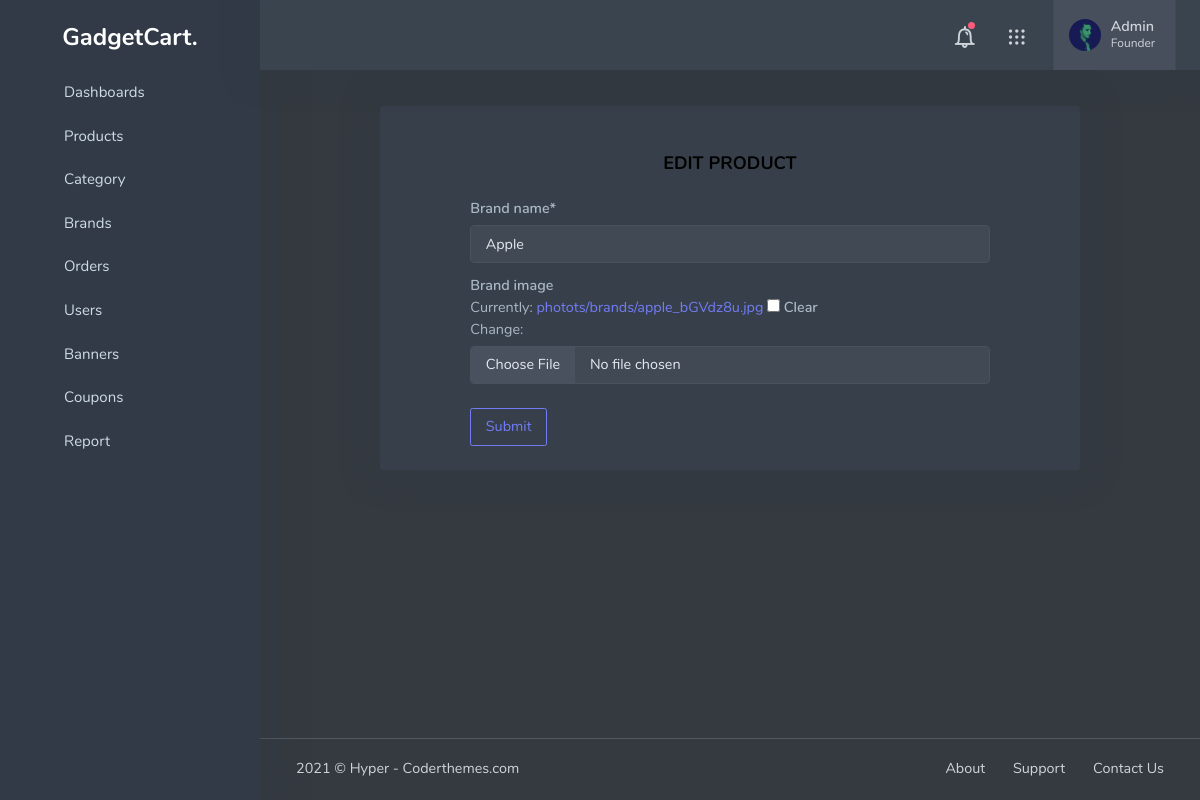
/adminpanel/brandedit/1/, run on an earlier commit of the app's database.
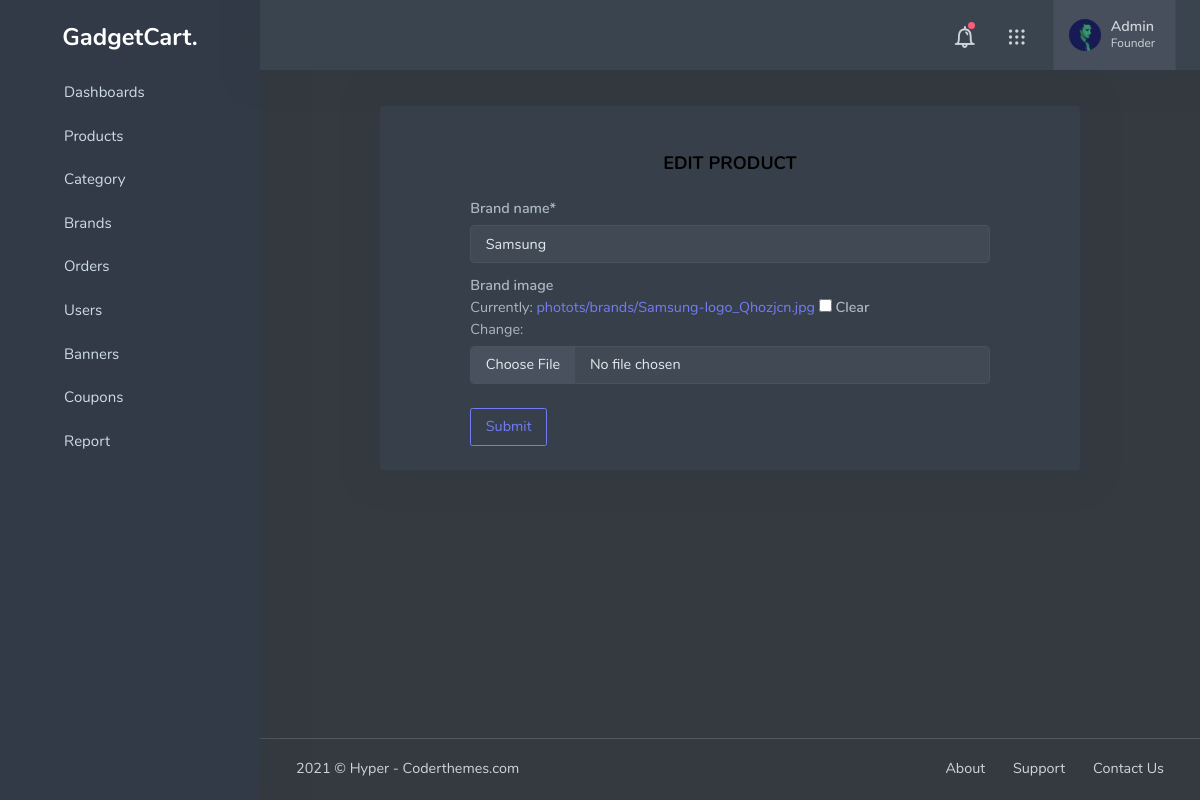
And on a later commit of the database.
### brand/models.py (models this page shows, shortened)
class Brand(models.Model):
    brand_name = models.CharField(max_length = 50, unique = True)
    slug = models.SlugField(max_length = 100, unique = True)
    description = models.TextField(max_length = 255, blank = True)
    brand_image = models.ImageField(upload_to = 'photots/brands', blank = True)

### adminpanel/views.py (the view)
# urls.py: path('brandedit/<int:brand_id>/', views.brandedit, name='brandedit'),
def brandedit(request, brand_id):
    product = Brand.objects.get(pk=brand_id)
    form = BrandForm(instance=product)
    if request.method == 'POST':
        form = BrandForm(request.POST, request.FILES, instance=product)
        if form.is_valid():
            form.save()
            messages.success(request, 'Successfully product updated')
            return redirect('brandlist')
    context = {
        'form': form
    }
    return render(request, 'adminpanel/productedit.html', context)

### brand/forms.py
class BrandForm(ModelForm):
    class Meta:
        model = Brand
        fields = ['brand_name', 'brand_image' ]
    def __init__(self , *args , **kwargs):
        super(BrandForm, self).__init__(*args , **kwargs)
        self.fields['brand_name'].widget.attrs['placeholder'] = 'Enter Brand Name'
        for field in self.fields:
            self.fields[field].widget.attrs['class'] = 'form-control mt-1 mb-2'

### category/context_processors.py (called while the page is built)
def menu_links(request):
    links = Category.objects.all()
    return dict(links=links)

### templates/adminpanel/productedit.html (shortened to what this page needs)
{% extends 'adminpanel/base.html' %}
{% load crispy_forms_tags %}
{% load crispy_forms_filters %}
{% load static %}
{% block content %}
<div class="card mx-auto mt-4" style="max-width:700px;">
    <article class="card-body">
        <div class="container col-10">
            <div class="container-fluid text-center ">
                <h4 class="ml-5 mt-3 mb-3 text-black">EDIT PRODUCT</h4>
            </div>
            <form action="" method="post" enctype="multipart/form-data">
                {{ form | crispy }}
                <input type="submit" class="btn btn-outline-primary mt-2" value="Submit">
            </form>
        </div>
    </article>
</div>
<footer class="footer">
    <div class="container-fluid">
        <div class="row">
            <div class="col-md-6">
                <script>document.write(new Date().getFullYear())</script> © Hyper - Coderthemes.com
            </div>
            <div class="col-md-6">
                <div class="text-md-end footer-links d-none d-md-block">
                    <a href="javascript: void(0);">About</a>
                    <a href="javascript: void(0);">Support</a>
                    <a href="javascript: void(0);">Contact Us</a>
                </div>
            </div>
        </div>
    </div>
</footer>
{% endblock %}

What changed in the data, as far as the page shows it:
changed Brand: brand_name "Apple" → "Samsung"
Also different on the page:
text no longer shown: "Brand name * Brand image Currently: photots/brands/apple_bGVdz8u.jpg Clear Change:"
text now shown: "Brand name * Brand image Currently: photots/brands/Samsung-logo_Qhozjcn.jpg Clear Change:"
